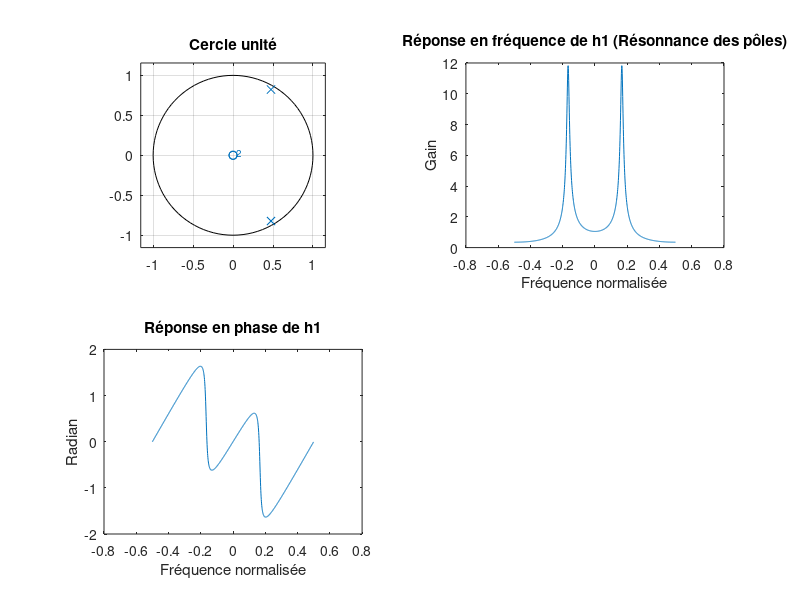
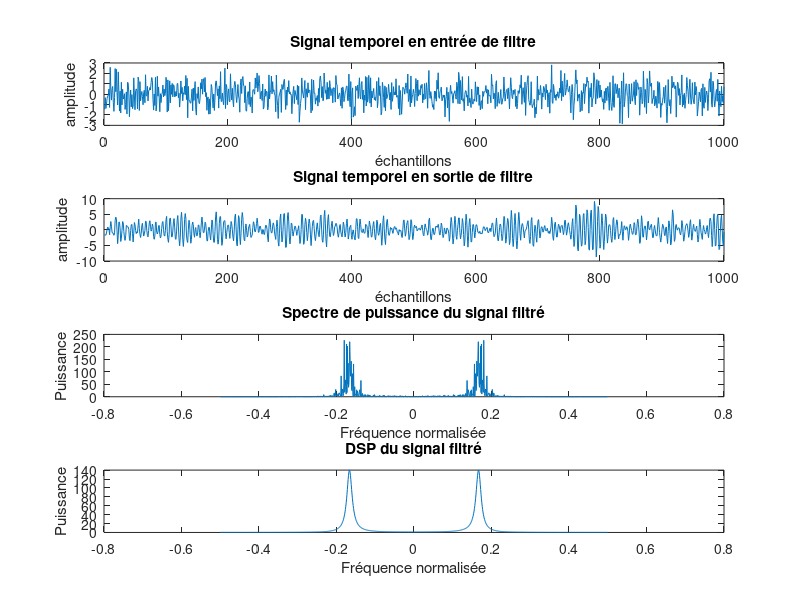
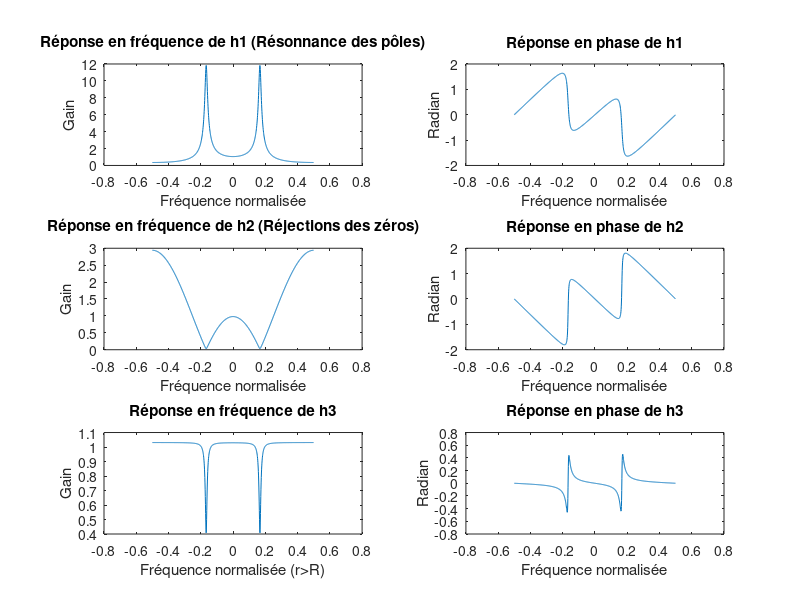

The MATLAB script that drew these images, in order:
clear all;
close all;

%% VAR

%%étape 1 : réponse impulsionelle du filtre
moyenne = 0;
sigma2=1; %= puissance théorique d'un bruit blanc, on le modifie pour modifier la puissance du bruit blanc (puissance dsp linéaire)
teta = pi/3; %décale fréquentiellement la localisation des pôles/zéros et donc dsp
r=0.98; %r=coef des des zéros et R=coef des pôles
R=0.95; %filtre stable si R < 1 et donc à l'intérieur du cercle unité, %+ proche du cercle + résonnance puissante, même chose avec zéros
N=1000;
fech=1;
f=-(fech/2):1/N:(fech/2) -1/N; %-fech/2 à fech/2 %fréquence normalisée, pas d'unité car divisé par fech
%on enleve le dernier avec - 1/N pour que les tailles de vecteurs
%correspondent
p1 = R*exp(1i*teta); %pôles
p2 = R*exp(-1i*teta);

B1 = [ 1 ]; %zeros
A1 = [ 1 -(p1+p2) R^2 ]; %poles
h1=freqz(B1,A1,2*pi*f); %seulement 2 pôles


%%étape 2 : filtrage et étude d'un bruit blanc

bb = randn(1,N); 
bbf=filter(B1,A1,bb); %bruit blanc filtré par le filtre précédent

%spectre de puissance = norme au carré de la transformée de fourrier, divisé par N
%spectre de puissance dépendant de réalisation du signal y(n) mais pas dsp
powerscpectre = (fftshift(abs(fft(bbf))).^2)/N;

% dsp = norme carré(transformé de fourrier du filtre) * variance
dsp = (abs(h1).^2)*sigma2; %ici le filte et déjà en fft, %DSP + lisse que spectre de puissance


%%étape 3 : filtre caractérisé par uniquement des zéros
%A FAIRE, même chose que pour les pôles


%%étape 4 : filtre caractérisé par des zéros et des pôles

%zéros
z1 = r*exp(1i*teta); 
z2 = r*exp(-1i*teta);

B2 = [ 1 -(z1+z2) r^2 ]; %zéros
A2 = [ 1 ]; %poles
h2=freqz(B2,A2,2*pi*f); %seulement 2 zéros


B3 = [ 1 -(z1+z2) r^2 ]; %zéros
A3 = [ 1 -(p1+p2) R^2 ]; %poles
h3=freqz(B3,A3,2*pi*f); %2 pôles et 2 zéros
%(Réjections des zéros si r>R, qui devient sélective grâce aux pôles)
% cool mais créer distorsion de phase


%% FIGURES

%%étape 1 : réponse impulsionelle du filtre

% cercle unité avec les pôles et les zéros
subplot(2,2,1);
zplane(B1,A1); 
title('Cercle unité')

% résonnance des poles
subplot(2,2,2);

%localisation fréquentielle des résonnances
reso1 = (teta/pi)*fech/2;
reso2 = -reso1;

% réponse en fréquence de son module
subplot(2,2,2);
plot(f,abs(h1)); % résonnance des pôles en fech/6 fo/fech=pi/3 etc 
                %(on prend le module avec abs()) %ici représente le gain (pas d'unité) et
                %si on multiplie par 10log10(abs(h)) alors en dB
title('Réponse en fréquence de h1 (Résonnance des pôles)')
xlabel('Fréquence normalisée')
ylabel('Gain')

% réponse en fréquence de sa phase (on prend l'argument avec angle())
subplot(2,2,3);
plot(f,angle(h1)); 
title('Réponse en phase de h1')
xlabel('Fréquence normalisée')
ylabel('Radian')



%%étape 2 : filtrage et étude d'un bruit blanc

%BB d'entrée
figure
subplot(4,1,1);
plot(bb);
title('Signal temporel en entrée de filtre')
xlabel('échantillons')
ylabel('amplitude')

%BB filtré par le filtre partie 1
subplot(4,1,2);
plot(bbf);
title('Signal temporel en sortie de filtre')
xlabel('échantillons')
ylabel('amplitude')

%Spectre de puissance bbf
subplot(4,1,3);
plot(f,powerscpectre);
title('Spectre de puissance du signal filtré')
xlabel('Fréquence normalisée')
ylabel('Puissance') % en puissance

subplot(4,1,4);
plot(f, dsp);
title('DSP du signal filtré')
xlabel('Fréquence normalisée')
ylabel('Puissance') % en puissance


%%étape 3 : filtre caractérisé par uniquement des zéros
%même chose que pour les pôles, donc voir h3


%%étape 4 : filtre caractérisé par des zéros et des pôles
figure;
%filtre1 h1: 2 pôles
subplot(3,2,1);
plot(f,abs(h1));
title('Réponse en fréquence de h1 (Résonnance des pôles)')
xlabel('Fréquence normalisée')
ylabel('Gain')
subplot(3,2,2);
plot(f,angle(h1));
title('Réponse en phase de h1')
xlabel('Fréquence normalisée')
ylabel('Radian')

%filtre2 h2: 2 zéros
subplot(3,2,3);
plot(f,abs(h2));
title('Réponse en fréquence de h2 (Réjections des zéros)')
xlabel('Fréquence normalisée')
ylabel('Gain')
subplot(3,2,4);
plot(f,angle(h2));
title('Réponse en phase de h2')
xlabel('Fréquence normalisée')
ylabel('Radian')

%filtre3 h3: 2 pôles et 2 zéros
subplot(3,2,5);
plot(f,abs(h3));
title('Réponse en fréquence de h3')
xlabel('Fréquence normalisée (r>R)')
ylabel('Gain')
subplot(3,2,6);
plot(f,angle(h3));
title('Réponse en phase de h3')
xlabel('Fréquence normalisée')
ylabel('Radian')


